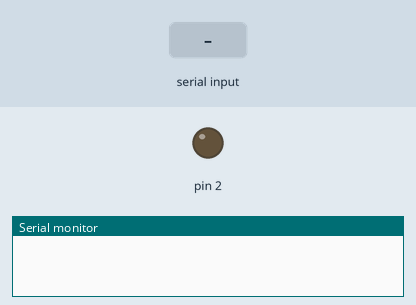
The sketch below on a simulated Arduino Uno, built with avr-gcc and run on an emulated ATmega328P. On the bench: output pins drawn as LEDs (lit = HIGH), the last lines printed to the serial monitor. Inputs (shaded band) come from the test bench.

Above: at 1.2 s.
1.3 s: "1" received over Serial
At 1.9 s:
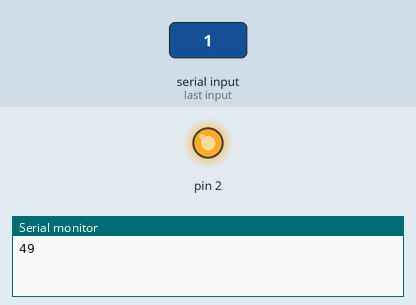
2.8 s: "2" received over Serial
At 4.2 s:
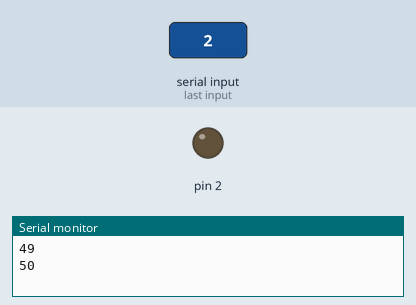
Timing chart, 0 to 5.8 s (numbered marks = the images above; inputs shaded):
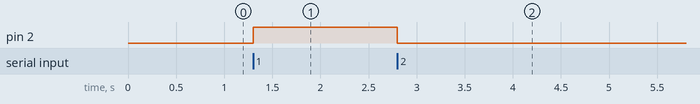

The sketch:

byte_val2.ino
```cpp
byte val;

void setup()
{
  // put your setup code here, to run once:
  Serial.begin(9600);
  pinMode(2,OUTPUT);
}

void loop()
{
  // put your main code here, to run repeatedly:

  int a=0;
  if(Serial.available()>a)
    {
      val=Serial.read();
      Serial.println(val);
      if(val==49)
        digitalWrite(2,HIGH);

      else if(val==50)
        digitalWrite(2,LOW);
    }
  }
```

Measured:
- after the input at 1.3 s, pin 2: LOW → HIGH at once
- after the input at 2.8 s, pin 2: HIGH → LOW at once
